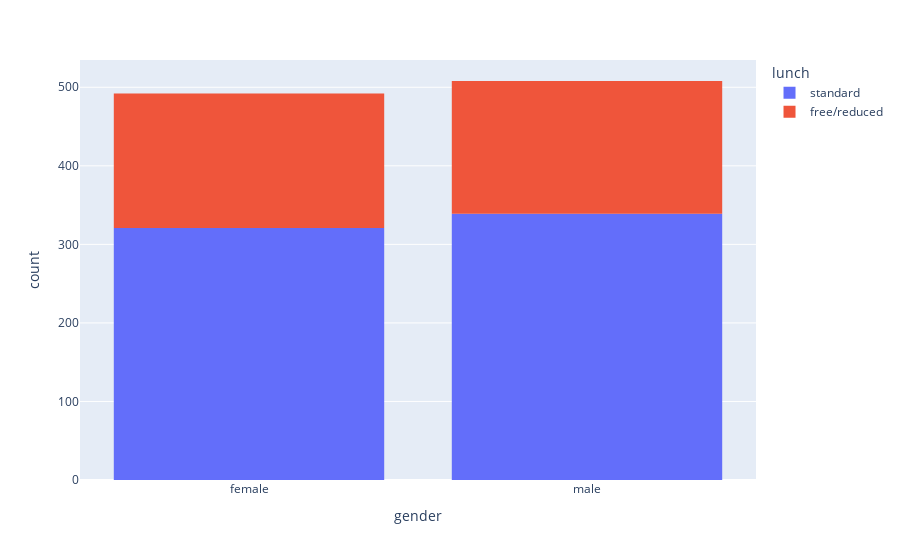

Here is the notebook cell this chart was saved with:
### Code cell
#heatmap math score for gender
import plotly.express as px

px.histogram(df, x='gender', color='lunch')

### Figure 1 — Plotly figure (JSON) as saved in the notebook; plotly's stock layout.template omitted (floating-point values rounded to 4 significant figures; data arrays with more than 128 entries replaced by an {"elided": "..."} marker saying what was removed)
{"data": [{"alignmentgroup": "True", "bingroup": "x", "hovertemplate": "lunch=standard<br>gender=%{x}<br>count=%{y}<extra></extra>", "legendgroup": "standard", "marker": {"color": "#636efa", "pattern": {"shape": ""}}, "name": "standard", "offsetgroup": "standard", "orientation": "v", "showlegend": true, "type": "histogram", "x": {"elided": "660 str values"}, "xaxis": "x", "yaxis": "y"}, {"alignmentgroup": "True", "bingroup": "x", "hovertemplate": "lunch=free/reduced<br>gender=%{x}<br>count=%{y}<extra></extra>", "legendgroup": "free/reduced", "marker": {"color": "#EF553B", "pattern": {"shape": ""}}, "name": "free/reduced", "offsetgroup": "free/reduced", "orientation": "v", "showlegend": true, "type": "histogram", "x": {"elided": "340 str values"}, "xaxis": "x", "yaxis": "y"}], "layout": {"autosize": true, "barmode": "relative", "legend": {"title": {"text": "lunch"}, "tracegroupgap": 0}, "margin": {"t": 60}, "xaxis": {"anchor": "y", "autorange": true, "domain": [0, 1], "range": [-0.5, 1.5], "title": {"text": "gender"}, "type": "category"}, "yaxis": {"anchor": "x", "autorange": true, "domain": [0, 1], "range": [0, 534.7], "title": {"text": "count"}}}}
